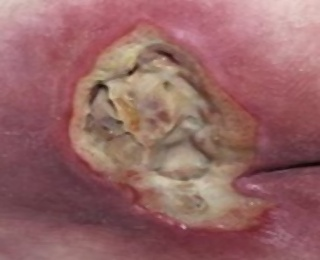
%> input picture src/main/java/com/rodolfo/ulcer/segmentation/repositories/sh/sem_reflexo.jpg, 320 x 260 px
$ octave demo.m   (GNU Octave 9; MATLAB toolbox functions it lacks are replaced by stand-ins)
%> lines starting %> are read from the running program, lines starting %| are printed output that depends on the picture
clear; close all;

I = imread('sem_reflexo.jpg');
%> I is the input picture: size 260x320x3 uint8; mean R, G, B 150.3, 100.9, 101.5
BW = rgb2gray(I);
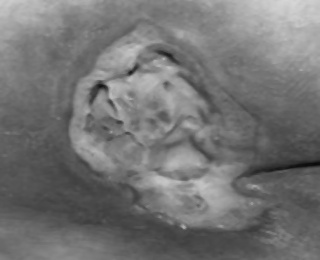
%> BW: size 260x320 uint8; min 9, max 214, mean 115.8
E = uint8(edge(BW, 'Canny'));
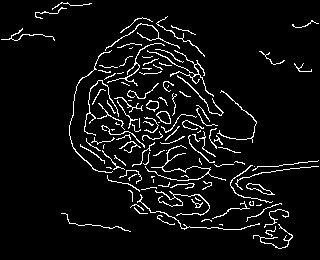
%> E: size 260x320 uint8; values 0 (black) and 1 (white), 6% white in thin lines or dots
gaus=fspecial('gaussian',3);
I = imfilter(I,gaus,'replicate');

% fine detail structure
%> (the run ends here)
